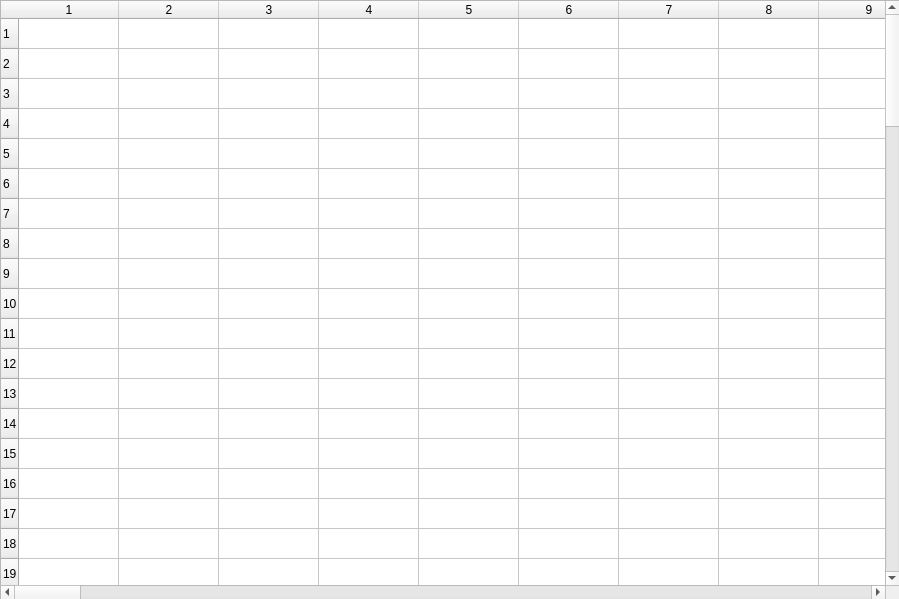
<?xml version="1.0" encoding="UTF-8"?>
<ui version="4.0">
 <class>Dialog</class>
 <widget class="QDialog" name="Dialog">
  <property name="geometry">
   <rect>
    <x>0</x>
    <y>0</y>
    <width>899</width>
    <height>599</height>
   </rect>
  </property>
  <property name="windowTitle">
   <string>Dialog</string>
  </property>
  <widget class="QTableWidget" name="tableWidget">
   <property name="geometry">
    <rect>
     <x>0</x>
     <y>0</y>
     <width>900</width>
     <height>600</height>
    </rect>
   </property>
   <property name="rowCount">
    <number>90</number>
   </property>
   <property name="columnCount">
    <number>105</number>
   </property>
   <row/>
   <row/>
   <row/>
   <row/>
   <row/>
   <row/>
   <row/>
   <row/>
   <row/>
   <row/>
   <row/>
   <row/>
   <row/>
   <row/>
   <row/>
   <row/>
   <row/>
   <row/>
   <row/>
   <row/>
   <row/>
   <row/>
   <row/>
   <row/>
   <row/>
   <row/>
   <row/>
   <row/>
   <row/>
   <row/>
   <row/>
   <row/>
   <row/>
   <row/>
   <row/>
   <row/>
   <row/>
   <row/>
   <row/>
   <row/>
   <row/>
   <row/>
   <row/>
   <row/>
   <row/>
   <row/>
   <row/>
   <row/>
   <row/>
   <row/>
   <row/>
   <row/>
   <row/>
   <row/>
   <row/>
   <row/>
   <row/>
   <row/>
   <row/>
   <row/>
   <row/>
   <row/>
   <row/>
   <row/>
   <row/>
   <row/>
   <row/>
   <row/>
   <row/>
   <row/>
   <row/>
   <row/>
   <row/>
   <row/>
   <row/>
   <row/>
   <row/>
   <row/>
   <row/>
   <row/>
   <row/>
   <row/>
   <row/>
   <row/>
   <row/>
   <row/>
   <row/>
   <row/>
   <row/>
   <row/>
   <column/>
   <column/>
   <column/>
   <column/>
   <column/>
   <column/>
   <column/>
   <column/>
   <column/>
   <column/>
   <column/>
   <column/>
   <column/>
   <column/>
   <column/>
   <column/>
   <column/>
   <column/>
   <column/>
   <column/>
   <column/>
   <column/>
   <column/>
   <column/>
   <column/>
   <column/>
   <column/>
   <column/>
   <column/>
   <column/>
   <column/>
   <column/>
   <column/>
   <column/>
   <column/>
   <column/>
   <column/>
   <column/>
   <column/>
   <column/>
   <column/>
   <column/>
   <column/>
   <column/>
   <column/>
   <column/>
   <column/>
   <column/>
   <column/>
   <column/>
   <column/>
   <column/>
   <column/>
   <column/>
   <column/>
   <column/>
   <column/>
   <column/>
   <column/>
   <column/>
   <column/>
   <column/>
   <column/>
   <column/>
   <column/>
   <column/>
   <column/>
   <column/>
   <column/>
   <column/>
   <column/>
   <column/>
   <column/>
   <column/>
   <column/>
   <column/>
   <column/>
   <column/>
   <column/>
   <column/>
   <column/>
   <column/>
   <column/>
   <column/>
   <column/>
   <column/>
   <column/>
   <column/>
   <column/>
   <column/>
   <column/>
   <column/>
   <column/>
   <column/>
   <column/>
   <column/>
   <column/>
   <column/>
   <column/>
   <column/>
   <column/>
   <column/>
   <column/>
   <column/>
   <column/>
  </widget>
 </widget>
 <resources/>
 <connections/>
</ui>
